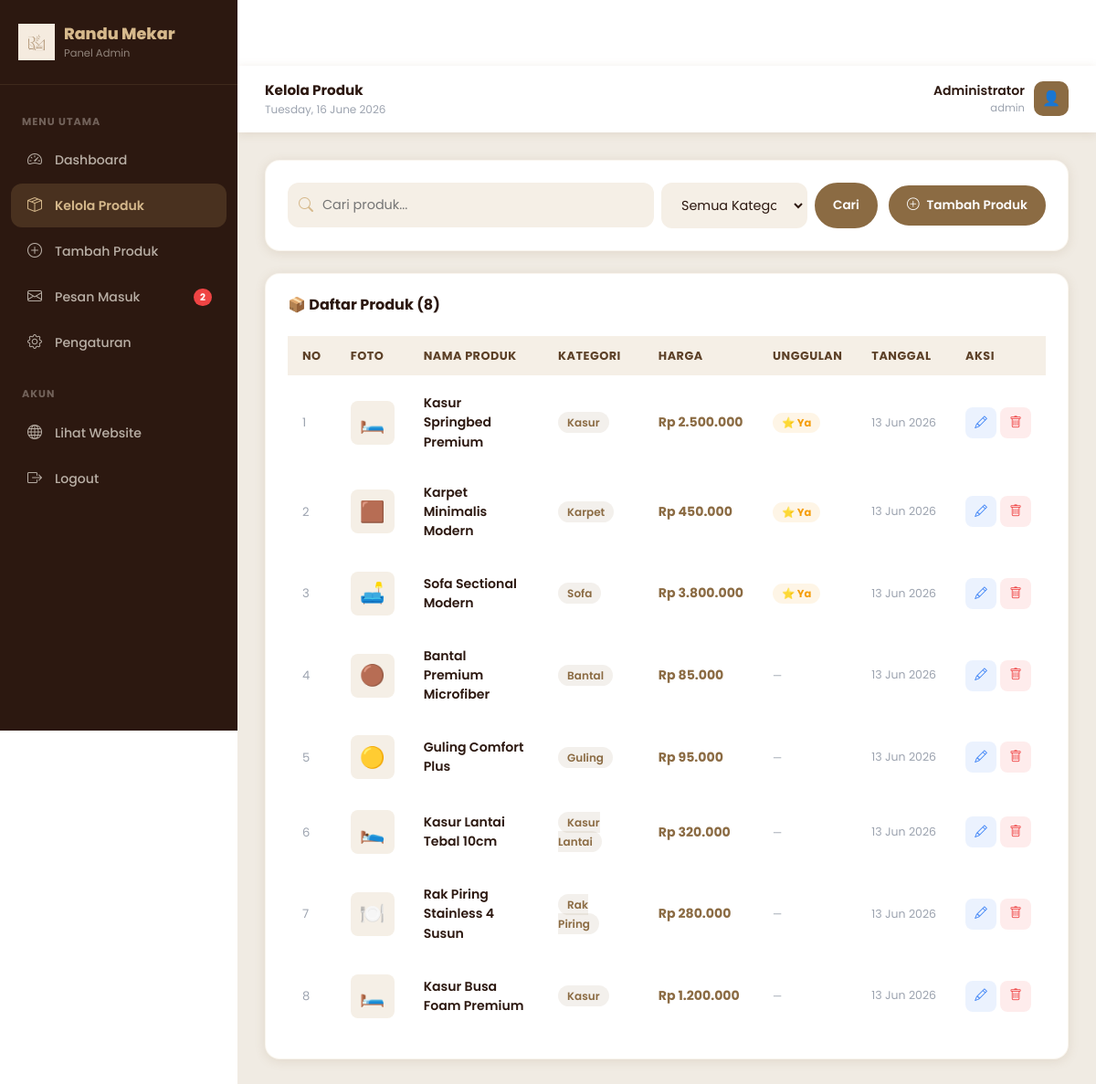
/admin/produk.php (signed in), run on the app's committed database.
### tables this page shows
CREATE TABLE IF NOT EXISTS produk (
    id_produk INT AUTO_INCREMENT PRIMARY KEY,
    nama_produk VARCHAR(200) NOT NULL,
    harga DECIMAL(15,0) NOT NULL,
    deskripsi TEXT,
    gambar VARCHAR(255),
    gambar_3d VARCHAR(255),
    kategori ENUM('kasur','kasur_lantai','karpet','bantal','guling','sofa','rak_piring','lainnya') DEFAULT 'lainnya',
    stok INT DEFAULT 0,
    unggulan TINYINT(1) DEFAULT 0,
    created_at TIMESTAMP DEFAULT CURRENT_TIMESTAMP,
    updated_at TIMESTAMP DEFAULT CURRENT_TIMESTAMP ON UPDATE CURRENT_TIMESTAMP
);

### config/koneksi.php (called while the page is built, shortened)
<?php
$conn = new mysqli(DB_HOST, DB_USER, DB_PASS, DB_NAME);
$conn->set_charset('utf8mb4');
function formatRupiah($angka)
{
    return 'Rp ' . number_format($angka, 0, ',', '.');
}
function sanitize($data)
{
    global $conn;
    return htmlspecialchars(strip_tags(trim($conn->real_escape_string($data))));
}

### admin/produk.php (the view, shortened to what this page needs)
<?php
include 'admin_header.php';
$search = sanitize($_GET['q'] ?? '');
$kategori_filter = sanitize($_GET['kategori'] ?? 'all');
$per_page = 10;
$page = max(1, intval($_GET['hal'] ?? 1));
$offset = ($page - 1) * $per_page;
$where = "WHERE 1=1";
$total = $conn->query("SELECT COUNT(*) as t FROM produk $where")->fetch_assoc()['t'];
$produk = $conn->query("SELECT * FROM produk $where ORDER BY created_at DESC LIMIT $per_page OFFSET $offset");
?>
<div class="admin-card mb-4">
    <div style="display:flex;gap:12px;flex-wrap:wrap;align-items:center;justify-content:space-between">
        <form method="GET" style="display:flex;gap:8px;flex:1;min-width:220px">
            <div style="position:relative;flex:1">
                <i class="bi bi-search" style="position:absolute;left:12px;top:50%;transform:translateY(-50%);color:var(--coklat-muda)"></i>
                <input type="text" name="q" class="form-control-custom" placeholder="Cari produk..." style="padding-left:36px" value="<?= htmlspecialchars($search) ?>">
            </div>
            <select name="kategori" class="form-control-custom" style="max-width:160px" onchange="this.form.submit()">
                <option value="all" <?= $kategori_filter === 'all' ? 'selected' : '' ?>>Semua Kategori</option>
            </select>
            <button type="submit" class="btn-primary-custom" style="padding:10px 18px;font-size:0.85rem">Cari</button>
        </form>
        <a href="tambah_produk.php" class="btn-primary-custom" style="font-size:0.85rem;padding:10px 18px;white-space:nowrap">
            <i class="bi bi-plus-circle"></i> Tambah Produk
        </a>
    </div>
</div>
<div class="admin-card">
    <div style="display:flex;justify-content:space-between;align-items:center;margin-bottom:1.2rem">
        <h6 style="font-weight:700;color:var(--teks-gelap);margin:0">📦 Daftar Produk (<?= $total ?>)</h6>
    </div>
    <div style="overflow-x:auto">
        <table class="table-custom w-100">
            <thead>
                <tr>
                    <th style="width:40px">No</th>
                    <th>Foto</th>
                    <th>Nama Produk</th>
                    <th>Kategori</th>
                    <th>Harga</th>
                    <th>Unggulan</th>
                    <th>Tanggal</th>
                    <th style="width:90px">Aksi</th>
                </tr>
            </thead>
            <tbody>
                <?php if ($produk && $produk->num_rows > 0):
                    $no = $offset + 1;
                    while ($p = $produk->fetch_assoc()): ?>
                <tr>
                    <td style="color:#9CA3AF;font-size:0.82rem"><?= $no++ ?></td>
                    <td>
                        <?php if ($p['gambar'] && file_exists("../uploads/" . $p['gambar'])): ?>
                            <img src="../uploads/<?= htmlspecialchars($p['gambar']) ?>" style="width:48px;height:48px;object-fit:cover;border-radius:8px;border:2px solid rgba(214,185,140,0.3)">
                        <?php else: ?>
                            <div style="width:48px;height:48px;background:var(--cream);border-radius:8px;display:flex;align-items:center;justify-content:center;font-size:1.4rem">
                                <?php $icons=['kasur'=>'🛏️','karpet'=>'🟫','bantal'=>'🟤','guling'=>'🟡','sofa'=>'🛋️','rak_piring'=>'🍽️','kasur_lantai'=>'🛌','lainnya'=>'📦']; echo $icons[$p['kategori']] ?? '📦'; ?>
                            </div>
                        <?php endif; ?>
                    </td>
                    <td>
                        <div style="font-weight:600;color:var(--teks-gelap);font-size:0.88rem"><?= htmlspecialchars(mb_substr($p['nama_produk'],0,35)) ?><?= mb_strlen($p['nama_produk']) > 35 ? '...' : '' ?></div>
                    </td>
                    <td><span style="font-size:0.75rem;background:rgba(139,107,67,0.1);color:var(--coklat-tua);padding:3px 10px;border-radius:50px;font-weight:600"><?= ucwords(str_replace('_',' ',$p['kategori'])) ?></span></td>
                    <td style="font-weight:700;color:var(--coklat-tua);font-size:0.88rem;white-space:nowrap"><?= formatRupiah($p['harga']) ?></td>
                    <td>
                        <?php if ($p['unggulan']): ?>
                            <span style="font-size:0.72rem;background:rgba(245,158,11,0.1);color:#f59e0b;padding:3px 10px;border-radius:50px;font-weight:700">⭐ Ya</span>
                        <?php else: ?>
                            <span style="font-size:0.72rem;color:#9CA3AF">—</span>
                        <?php endif; ?>
                    </td>
                    <td style="font-size:0.78rem;color:#9CA3AF;white-space:nowrap"><?= date('d M Y', strtotime($p['created_at'])) ?></td>
                    <td>
                        <div style="display:flex;gap:4px">
                            <a href="edit_produk.php?id=<?= $p['id_produk'] ?>" class="btn-icon edit" title="Edit Produk">
                                <i class="bi bi-pencil"></i>
                            </a>
                            <a href="hapus_produk.php?id=<?= $p['id_produk'] ?>" class="btn-icon delete" title="Hapus Produk"
                               data-delete="<?= htmlspecialchars($p['nama_produk']) ?>">
                                <i class="bi bi-trash"></i>
                            </a>
                        </div>
                    </td>
                </tr>
                <?php endwhile; endif; ?>
            </tbody>
        </table>
    </div>
</div>
<?php include 'admin_footer.php'; ?>

### assets/css/style.css (style rules this page uses)
:root { --cream: #F5EFE6; --coklat-muda: #D6B98C; --coklat-tua: #8B6B43; --coklat-gelap: #5C4027; --putih: #FFFFFF; --abu-muda: #F8F9FA; --teks-gelap: #2C1810; --teks-medium: #5C4027; --shadow: rgba(139, 107, 67, 0.15); --shadow-hover: rgba(139, 107, 67, 0.3); --transition: all 0.3s cubic-bezier(0.4, 0, 0.2, 1); --navbar-height: 72px; --brand-logo-scale: 1.72; }
* { margin: 0; padding: 0; box-sizing: border-box; }
body { font-family: 'Poppins', sans-serif; color: var(--teks-gelap); background-color: var(--putih); overflow-x: hidden; padding-top: var(--navbar-height); }
.btn-primary-custom { background: var(--coklat-tua); color: var(--putih); padding: 14px 32px; border-radius: 50px; font-weight: 600; text-decoration: none; transition: var(--transition); border: 2px solid var(--coklat-tua); display: inline-flex; align-items: center; gap: 8px; font-size: 0.95rem; cursor: pointer; }
.form-control-custom { background: var(--cream); border: 2px solid transparent; border-radius: 12px; padding: 12px 16px; font-family: 'Poppins', sans-serif; font-size: 0.9rem; color: var(--teks-gelap); transition: var(--transition); width: 100%; }
.admin-card { background: var(--putih); border-radius: 16px; padding: 1.5rem; box-shadow: 0 2px 12px var(--shadow); border: 1px solid rgba(214, 185, 140, 0.15); height: 100%; }
.table-custom { border-collapse: separate; border-spacing: 0 6px; }
.table-custom thead tr th { background: var(--cream); color: var(--teks-medium); font-weight: 700; font-size: 0.8rem; letter-spacing: 0.5px; text-transform: uppercase; padding: 12px 16px; border: none; }
.table-custom tbody tr td { background: var(--putih); padding: 14px 16px; vertical-align: middle; border: none; font-size: 0.88rem; }
.btn-icon { width: 34px; height: 34px; border-radius: 8px; display: inline-flex; align-items: center; justify-content: center; font-size: 0.85rem; border: none; cursor: pointer; text-decoration: none; transition: var(--transition); }
.btn-icon.edit { background: rgba(59, 130, 246, 0.1); color: #3b82f6; }
.btn-icon.delete { background: rgba(239, 68, 68, 0.1); color: #ef4444; }

### data on the page
produk: kategori "🛏️", nama_produk "Kasur Springbed Premium", kategori "Kasur", harga "Rp 2.500.000", unggulan "⭐ Ya", created_at "13 Jun 2026"
produk: kategori "🟫", nama_produk "Karpet Minimalis Modern", kategori "Karpet", harga "Rp 450.000", unggulan "⭐ Ya", created_at "13 Jun 2026"
produk: kategori "🛋️", nama_produk "Sofa Sectional Modern", kategori "Sofa", harga "Rp 3.800.000", unggulan "⭐ Ya", created_at "13 Jun 2026"
produk: kategori "🟤", nama_produk "Bantal Premium Microfiber", kategori "Bantal", harga "Rp 85.000", created_at "13 Jun 2026"
produk: kategori "🟡", nama_produk "Guling Comfort Plus", kategori "Guling", harga "Rp 95.000", created_at "13 Jun 2026"
produk: kategori "🛌", nama_produk "Kasur Lantai Tebal 10cm", kategori "Kasur Lantai", harga "Rp 320.000", created_at "13 Jun 2026"
produk: kategori "🍽️", nama_produk "Rak Piring Stainless 4 Susun", kategori "Rak Piring", harga "Rp 280.000", created_at "13 Jun 2026"
produk: kategori "🛏️", nama_produk "Kasur Busa Foam Premium", kategori "Kasur", harga "Rp 1.200.000", created_at "13 Jun 2026"

### other printed values
$baru "2"
$page_title "Kelola Produk"
$admin_nama "Administrator"
$admin_username "admin"
$total "8"
